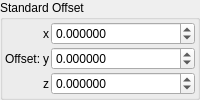
    <widget class="QGroupBox" name="groupBox_2">
     <property name="title">
      <string>Standard Offset</string>
     </property>
     <layout class="QVBoxLayout" name="verticalLayout_6">
      <property name="leftMargin">
       <number>2</number>
      </property>
      <property name="topMargin">
       <number>2</number>
      </property>
      <property name="rightMargin">
       <number>2</number>
      </property>
      <property name="bottomMargin">
       <number>2</number>
      </property>
      <item>
       <layout class="QGridLayout" name="gridLayout_63" columnstretch="0,0,0,1">
        <property name="spacing">
         <number>2</number>
        </property>
        <item row="4" column="2">
         <widget class="QLabel" name="label_115">
          <property name="text">
           <string notr="true">z</string>
          </property>
         </widget>
        </item>
        <item row="2" column="3">
         <widget class="MyDoubleSpinBox" name="spinbox3_transf_addition_constantA_000_x">
          <property name="sizePolicy">
           <sizepolicy hsizetype="Minimum" vsizetype="Maximum">
            <horstretch>0</horstretch>
            <verstretch>0</verstretch>
           </sizepolicy>
          </property>
          <property name="prefix">
           <string/>
          </property>
          <property name="suffix">
           <string/>
          </property>
          <property name="decimals">
           <number>6</number>
          </property>
          <property name="minimum">
           <double>-99.989999999999995</double>
          </property>
          <property name="maximum">
           <double>99.989999999999995</double>
          </property>
          <property name="singleStep">
           <double>0.100000000000000</double>
          </property>
         </widget>
        </item>
        <item row="3" column="2">
         <widget class="QLabel" name="label_113">
          <property name="text">
           <string notr="true">y</string>
          </property>
         </widget>
        </item>
        <item row="2" column="2">
         <widget class="QLabel" name="label_114">
          <property name="text">
           <string notr="true">x</string>
          </property>
         </widget>
        </item>
        <item row="4" column="3">
         <widget class="MyDoubleSpinBox" name="spinbox3_transf_addition_constantA_000_z">
          <property name="sizePolicy">
           <sizepolicy hsizetype="Minimum" vsizetype="Maximum">
            <horstretch>0</horstretch>
            <verstretch>0</verstretch>
           </sizepolicy>
          </property>
          <property name="prefix">
           <string/>
          </property>
          <property name="suffix">
           <string/>
          </property>
          <property name="decimals">
           <number>6</number>
          </property>
          <property name="minimum">
           <double>-99.989999999999995</double>
          </property>
          <property name="maximum">
           <double>99.989999999999995</double>
          </property>
          <property name="singleStep">
           <double>0.100000000000000</double>
          </property>
         </widget>
        </item>
        <item row="3" column="3">
         <widget class="MyDoubleSpinBox" name="spinbox3_transf_addition_constantA_000_y">
          <property name="sizePolicy">
           <sizepolicy hsizetype="Minimum" vsizetype="Maximum">
            <horstretch>0</horstretch>
            <verstretch>0</verstretch>
           </sizepolicy>
          </property>
          <property name="prefix">
           <string/>
          </property>
          <property name="suffix">
           <string/>
          </property>
          <property name="decimals">
           <number>6</number>
          </property>
          <property name="minimum">
           <double>-99.989999999999995</double>
          </property>
          <property name="maximum">
           <double>99.989999999999995</double>
          </property>
          <property name="singleStep">
           <double>0.100000000000000</double>
          </property>
         </widget>
        </item>
        <item row="3" column="1">
         <widget class="QLabel" name="label_255">
          <property name="text">
           <string>Offset:</string>
          </property>
         </widget>
        </item>
       </layout>
      </item>
     </layout>
    </widget>
